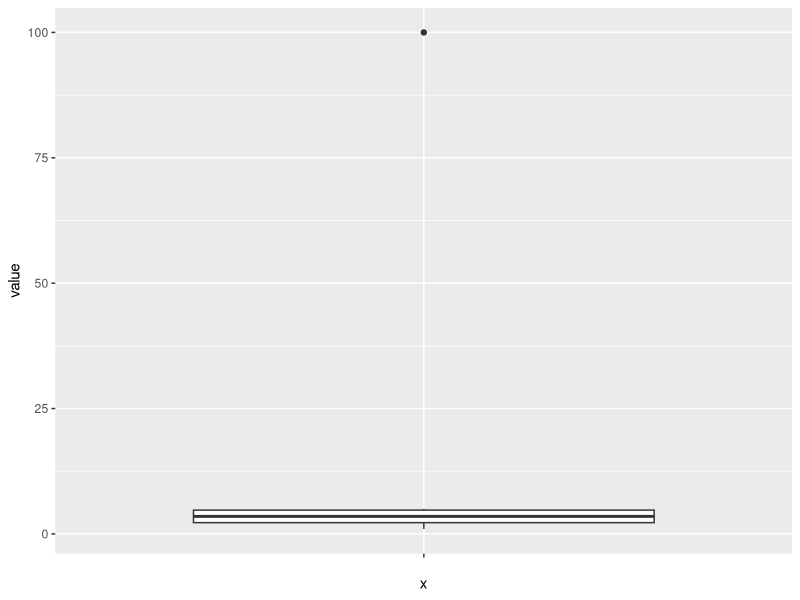

The R source for this figure:
library(dplyr)
library(ggplot2)

# Sample data
data <- data.frame(
  value = c(1, 2, 3, 4, 5, 100)
)

# Create a box plot
ggplot(data, aes(x = "", y = value)) +
  geom_boxplot()

# Calculate IQR and identify outliers
q1 <- quantile(data$value, 0.25)
q3 <- quantile(data$value, 0.75)
iqr <- q3 - q1
lower_fence <- q1 - 1.5 * iqr
upper_fence <- q3 + 1.5 * iqr

# Remove outliers
data_filtered <- data %>%
  filter(value >= lower_fence & value <= upper_fence)